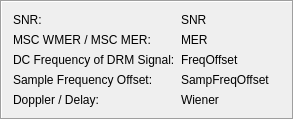
       <widget class="QFrame" name="FrameParamStatusLEDs">
        <property name="sizePolicy">
         <sizepolicy hsizetype="Minimum" vsizetype="Minimum">
          <horstretch>0</horstretch>
          <verstretch>0</verstretch>
         </sizepolicy>
        </property>
        <property name="frameShape">
         <enum>QFrame::Box</enum>
        </property>
        <property name="frameShadow">
         <enum>QFrame::Sunken</enum>
        </property>
        <layout class="QHBoxLayout" name="_2">
         <property name="spacing">
          <number>6</number>
         </property>
         <property name="margin">
          <number>11</number>
         </property>
         <item>
          <layout class="QVBoxLayout" name="_3">
           <property name="spacing">
            <number>6</number>
           </property>
           <property name="margin">
            <number>0</number>
           </property>
           <item>
            <widget class="QLabel" name="TextSNRText">
             <property name="minimumSize">
              <size>
               <width>0</width>
               <height>0</height>
              </size>
             </property>
             <property name="text">
              <string>SNR:</string>
             </property>
             <property name="wordWrap">
              <bool>false</bool>
             </property>
            </widget>
           </item>
           <item>
            <widget class="QLabel" name="TextMERWMER">
             <property name="minimumSize">
              <size>
               <width>0</width>
               <height>0</height>
              </size>
             </property>
             <property name="text">
              <string>MSC WMER / MSC MER:</string>
             </property>
             <property name="wordWrap">
              <bool>false</bool>
             </property>
            </widget>
           </item>
           <item>
            <widget class="QLabel" name="TextFreqOffset">
             <property name="minimumSize">
              <size>
               <width>0</width>
               <height>0</height>
              </size>
             </property>
             <property name="text">
              <string>DC Frequency of DRM Signal:</string>
             </property>
             <property name="wordWrap">
              <bool>false</bool>
             </property>
            </widget>
           </item>
           <item>
            <widget class="QLabel" name="TextSampFreqOffset">
             <property name="text">
              <string>Sample Frequency Offset:</string>
             </property>
             <property name="wordWrap">
              <bool>false</bool>
             </property>
            </widget>
           </item>
           <item>
            <widget class="QLabel" name="TextWiener">
             <property name="minimumSize">
              <size>
               <width>0</width>
               <height>0</height>
              </size>
             </property>
             <property name="text">
              <string>Doppler / Delay:</string>
             </property>
             <property name="wordWrap">
              <bool>false</bool>
             </property>
            </widget>
           </item>
          </layout>
         </item>
         <item>
          <layout class="QVBoxLayout" name="_4">
           <property name="spacing">
            <number>6</number>
           </property>
           <property name="margin">
            <number>0</number>
           </property>
           <item>
            <widget class="QLabel" name="ValueSNR">
             <property name="minimumSize">
              <size>
               <width>0</width>
               <height>0</height>
              </size>
             </property>
             <property name="text">
              <string>SNR</string>
             </property>
             <property name="wordWrap">
              <bool>false</bool>
             </property>
            </widget>
           </item>
           <item>
            <widget class="QLabel" name="ValueMERWMER">
             <property name="minimumSize">
              <size>
               <width>0</width>
               <height>0</height>
              </size>
             </property>
             <property name="text">
              <string>MER</string>
             </property>
             <property name="wordWrap">
              <bool>false</bool>
             </property>
            </widget>
           </item>
           <item>
            <widget class="QLabel" name="ValueFreqOffset">
             <property name="minimumSize">
              <size>
               <width>0</width>
               <height>0</height>
              </size>
             </property>
             <property name="text">
              <string>FreqOffset</string>
             </property>
             <property name="wordWrap">
              <bool>false</bool>
             </property>
            </widget>
           </item>
           <item>
            <widget class="QLabel" name="ValueSampFreqOffset">
             <property name="text">
              <string>SampFreqOffset</string>
             </property>
             <property name="wordWrap">
              <bool>false</bool>
             </property>
            </widget>
           </item>
           <item>
            <widget class="QLabel" name="ValueWiener">
             <property name="minimumSize">
              <size>
               <width>100</width>
               <height>0</height>
              </size>
             </property>
             <property name="text">
              <string>Wiener</string>
             </property>
             <property name="wordWrap">
              <bool>false</bool>
             </property>
            </widget>
           </item>
          </layout>
         </item>
        </layout>
       </widget>
